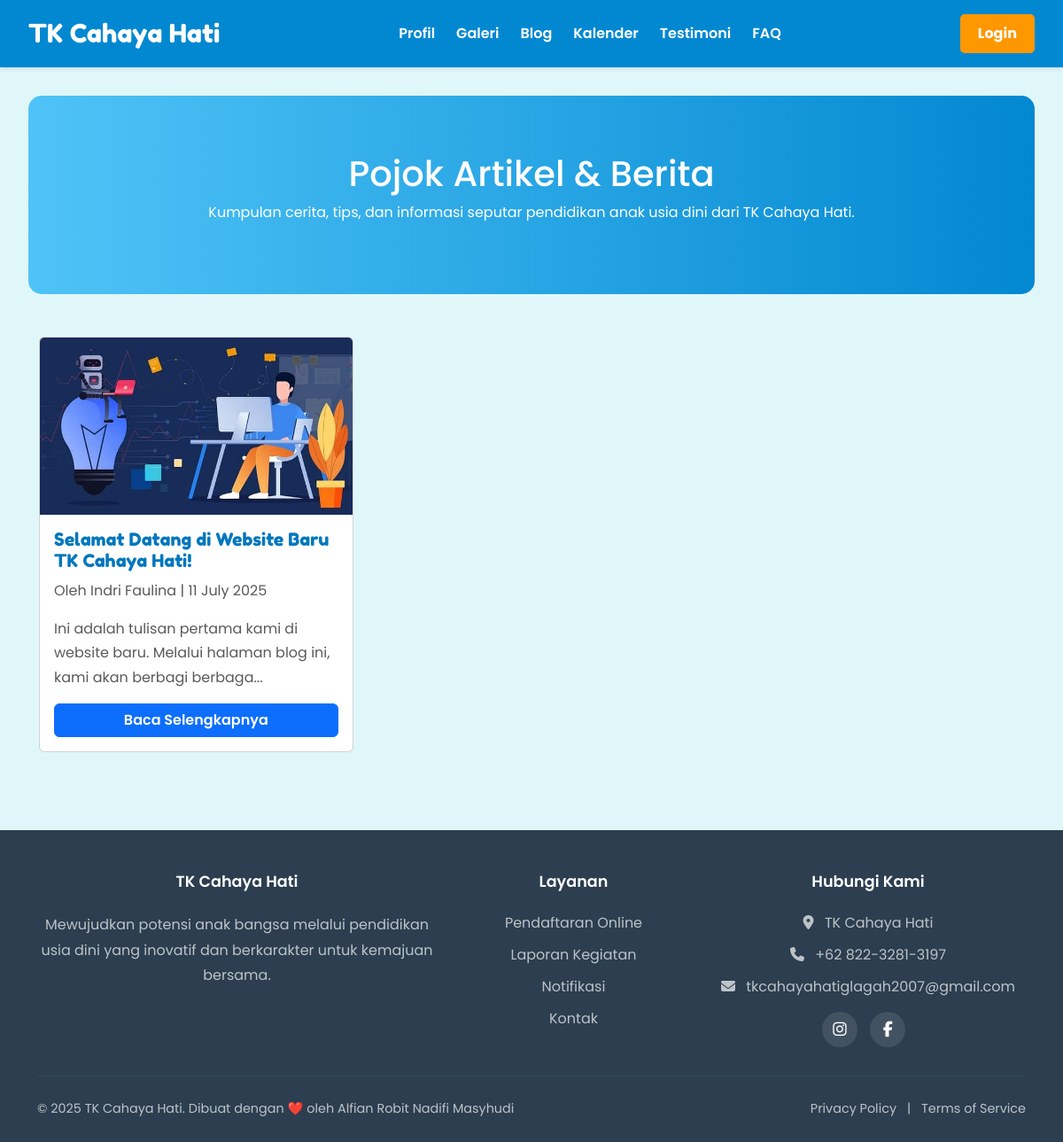
Screenshot of /blog.php with the database file from the repository.
### tables this page shows
CREATE TABLE `artikel` (
  `id_artikel` int(11) NOT NULL,
  `id_guru` int(11) NOT NULL,
  `id_kategori` int(11) DEFAULT NULL,
  `judul_artikel` varchar(255) NOT NULL,
  `isi_artikel` longtext NOT NULL,
  `gambar_header` varchar(255) DEFAULT NULL,
  `status_publikasi` enum('published','draft') NOT NULL DEFAULT 'draft',
  `tanggal_dibuat` timestamp NOT NULL DEFAULT current_timestamp(),
  `tanggal_diubah` timestamp NOT NULL DEFAULT current_timestamp() ON UPDATE current_timestamp()
);

CREATE TABLE `guru` (
  `id_guru` int(11) NOT NULL,
  `nama_guru` varchar(100) NOT NULL,
  `nip` varchar(50) DEFAULT NULL,
  `jabatan` varchar(100) DEFAULT NULL,
  `status_kepegawaian` enum('PNS','Honorer','Tetap') NOT NULL DEFAULT 'Honorer',
  `username` varchar(50) NOT NULL,
  `password` varchar(255) NOT NULL,
  `foto_profil` varchar(255) NOT NULL DEFAULT 'default.png',
  `id_kelas` int(11) DEFAULT NULL
);

### blog.php (the view, shortened to what this page needs)
<?php
require_once 'config.php';
?>
<!DOCTYPE html>
<html lang="id">
<head>
    <link rel="stylesheet" href="https://cdnjs.cloudflare.com/ajax/libs/font-awesome/6.5.1/css/all.min.css">
    <link href="https://cdn.jsdelivr.net/npm/bootstrap@5.3.3/dist/css/bootstrap.min.css" rel="stylesheet">
    <link rel="stylesheet" href="css/style.css">
    <link rel="stylesheet" href="css/blog_style.css">
</head>
<body class="blog-page">
    <!DOCTYPE html>
<html lang="id">
<head>
    <link rel="stylesheet" href="https://cdnjs.cloudflare.com/ajax/libs/font-awesome/6.5.1/css/all.min.css">
    <link href="https://cdn.jsdelivr.net/npm/bootstrap@5.3.3/dist/css/bootstrap.min.css" rel="stylesheet">
    <link rel="stylesheet" href="css/style.css">
</head>
<body>
    <header>
        <nav>
            <div class="logo">
                <a href="index.php" style="text-decoration: none; color: white;">TK Cahaya Hati</a>
            </div>
            <ul class="nav-links">
                <li><a href="index.php#profil">Profil</a></li>
                <li><a href="index.php#galeri">Galeri</a></li>
                <li><a href="blog.php">Blog</a></li>
                <li><a href="index.php#kalender">Kalender</a></li>
                <li><a href="index.php#testimoni">Testimoni</a></li>
                <li><a href="index.php#faq">FAQ</a></li>
            </ul>
            <a href="login.php" class="nav-login-btn">Login</a>
        </nav>
    </header>
    <main>
        <div class="page-header">
            <h1>Pojok Artikel & Berita</h1>
            <p>Kumpulan cerita, tips, dan informasi seputar pendidikan anak usia dini dari TK Cahaya Hati.</p>
        </div>
        <div class="container mt-5">
            <div class="row">
                <?php
                $sql = "SELECT a.id_artikel, a.judul_artikel, a.isi_artikel, a.gambar_header, a.tanggal_dibuat, g.nama_guru
                        FROM artikel a
                        JOIN guru g ON a.id_guru = g.id_guru
                        WHERE a.status_publikasi = 'published'
                        ORDER BY a.tanggal_dibuat DESC";
                $result = $conn->query($sql);
                if ($result->num_rows > 0) {
                    while($row = $result->fetch_assoc()) {
                ?>
                    <div class="col-md-6 col-lg-4 mb-4">
                        <div class="card h-100 blog-card">
                            <img src="uploads/artikel/<?php echo htmlspecialchars($row['gambar_header'] ?? 'default-artikel.png'); ?>" class="card-img-top" alt="<?php echo htmlspecialchars($row['judul_artikel']); ?>">
                            <div class="card-body d-flex flex-column">
                                <h5 class="card-title"><?php echo htmlspecialchars($row['judul_artikel']); ?></h5>
                                <p class="card-text text-muted small">
                                    Oleh <?php echo htmlspecialchars($row['nama_guru']); ?> | <?php echo date('d F Y', strtotime($row['tanggal_dibuat'])); ?>
                                </p>
                                <p class="card-text">
                                    <?php echo htmlspecialchars(substr(strip_tags($row['isi_artikel']), 0, 100)); ?>...
                                </p>
                                <a href="artikel_detail.php?id=<?php echo $row['id_artikel']; ?>" class="btn btn-primary mt-auto">Baca Selengkapnya</a>
                            </div>
                        </div>
                    </div>
                <?php
                    }
                } else {
                    echo "<p class='text-center'>Belum ada artikel yang dipublikasikan.</p>";
                }
                ?>
            </div>
        </div>
    </main>
    <footer class="footer-baru">
        <div class="container">
            <div class="row">
                <div class="col-lg-5 col-md-12 mb-4 mb-lg-0">
                    <h5 class="footer-title">TK Cahaya Hati</h5>
                    <p>Mewujudkan potensi anak bangsa melalui pendidikan usia dini yang inovatif dan berkarakter untuk kemajuan bersama.</p>
                </div>
                <div class="col-lg-3 col-md-6 mb-4 mb-lg-0">
                    <h5 class="footer-title">Layanan</h5>
                    <ul class="list-unstyled">
                        <li><a href="pendaftaran.php">Pendaftaran Online</a></li>
                        <li><a href="#">Laporan Kegiatan</a></li>
                        <li><a href="#">Notifikasi</a></li>
                        <li><a href="#">Kontak</a></li>
                    </ul>
                </div>
                <div class="col-lg-4 col-md-6 mb-4 mb-lg-0">
                    <h5 class="footer-title">Hubungi Kami</h5>
                    <ul class="list-unstyled">
                        <li><i class="fas fa-map-marker-alt me-2"></i> TK Cahaya Hati</li>
                        <li><i class="fas fa-phone me-2"></i> +62 822-3281-3197</li>
                        <li><i class="fas fa-envelope me-2"></i> tkcahayahatiglagah2007@gmail.com</li>
                    </ul>
                    <div class="social-icons mt-3">
                        <a href="#"><i class="fab fa-instagram"></i></a>
                        <a href="#"><i class="fab fa-facebook-f"></i></a>
                    </div>
                </div>
            </div>
            <div class="footer-bottom">
                <p>&copy; 2025 TK Cahaya Hati. Dibuat dengan ❤️ oleh Alfian Robit Nadifi Masyhudi</p>
                <div>
                    <a href="#">Privacy Policy</a>
                    <span class="mx-2">|</span>
                    <a href="#">Terms of Service</a>
                </div>
            </div>
        </div>
    </footer>
</body>
</html>

### css/style.css (style rules this page uses)
body { font-family: 'Poppins', sans-serif; margin: 0; background-color: #e0f7fa; color: #333; scroll-behavior: smooth; }
header { background-color: #0288d1; color: white; padding: 1rem 2rem; position: sticky; top: 0; z-index: 1000; box-shadow: 0 2px 5px rgba(0,0,0,0.1); }
nav { display: flex; justify-content: space-between; align-items: center; max-width: 1200px; margin: 0 auto; }
.logo a { font-family: 'Fredoka One', cursive; font-size: 1.8rem; color: white; text-decoration: none; }
.nav-links { list-style: none; display: flex; gap: 1.5rem; margin: 0; padding: 0; align-items: center; }
.nav-links a { color: white; text-decoration: none; font-weight: 600; transition: color 0.3s; }
.nav-login-btn { background-color: #ff9800; color: white; padding: 10px 20px; border-radius: 5px; text-decoration: none; font-weight: bold; border: none; cursor: pointer; font-family: 'Poppins', sans-serif; font-size: 1rem; transition: background-color 0.3s; }
main { padding: 2rem; }
footer { text-align: center; padding: 1.5rem; background-color: #01579b; color: white; margin-top: 2rem; }
.page-header { background: linear-gradient(to right, #4fc3f7, #0288d1); color: white; text-align: center; padding: 4rem 2rem; border-radius: 15px; margin-bottom: 2rem; }
main a { color: #0288d1; text-decoration: none; }
.card-img-top { height: 200px; object-fit: cover; }
.footer-baru { background-color: #2c3e50; color: #bdc3c7; padding: 3rem 0 0 0; }
.footer-title { color: #ffffff; margin-bottom: 1.5rem; font-weight: 600; font-size: 1.1rem; }
.footer-baru p { color: #bdc3c7; line-height: 1.8; }
.footer-baru ul li { margin-bottom: 0.75rem; }
.footer-baru a { color: #bdc3c7; text-decoration: none; transition: color 0.3s; }
.footer-baru ul i { margin-right: 10px; }
.social-icons a { display: inline-flex; justify-content: center; align-items: center; width: 40px; height: 40px; border-radius: 50%; background-color: rgba(255,255,255,0.1); margin-right: 10px; color: #ffffff; font-size: 1.1rem; }
.footer-bottom { border-top: 1px solid #34495e; padding: 1.5rem 0; margin-top: 2rem; display: flex; justify-content: space-between; align-items: center; font-size: 0.9rem; flex-wrap: wrap; gap: 1rem; }
.footer-bottom p { margin: 0; }
.blog-page .card-title { font-family: 'Fredoka One', cursive !important; color: #0277bd !important; }
.blog-page .card-text { font-family: 'Poppins', sans-serif !important; color: #5a5a5a !important; line-height: 1.7 !important; }
.blog-page .btn-primary { font-family: 'Poppins', sans-serif !important; font-weight: 600 !important; }

### css/blog_style.css (style rules this page uses)
.card-title { font-family: 'Fredoka One', cursive !important; color: red !important; }
.card-text { font-family: 'Poppins', sans-serif !important; color: blue !important; font-size: 16px !important; }

### rows the page displays
artikel: gambar_header (picture), judul_artikel "Selamat Datang di Website Baru TK Cahaya Hati!", id_guru.nama_guru "Indri Faulina", tanggal_dibuat "11 July 2025", isi_artikel "Ini adalah tulisan pertama kami di website baru. Melalui halaman blog ini, kami akan berbagi berbaga"
